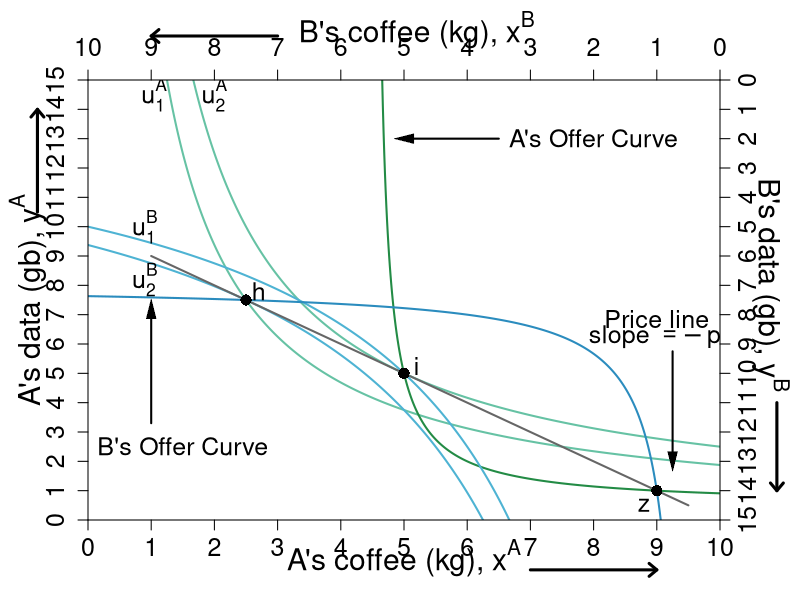

Recreate this plot in R.
#' Graph Designer: Simon Halliday, Scott Cohn
#' Authors: Bowles and Halliday
#' Title: Coordination, Conflict and Competition: A Text in Microeconomics

library("shape")

pdf(file = "what_can_markets_do/property_walras_baseline.pdf", width = 9, height = 7)

# Set parameters for graphics
axislabelsize <- 1.8
labelsize <- 1.5
namesize <- 1.8
annotatesize <- 1.5
graphlinewidth <- 2
segmentlinewidth <- 1.5

COL <- c("#7fc97f", "#beaed4", "#fdc086", "#ffff99", "#386cb0", "#f0027f", "#bf5b17", "#666666")
COLA <- c("#e0f3db", "#99d8c9","#66c2a4","#41ae76", "#238b45", "#005824")
COLB <- c("#c6dbef", "#4eb3d3", "#2b8cbe", "#0868ac","#084081")
COLC <- c("#fcfbfd", "#efedf5", "#dadaeb", "#bcbddc", "#9e9ac8", "#807dba", "#6a51a3", "#54278f", "#3f007d")
grays <- gray.colors(25, start = 1, end = 0, alpha = 1)


uA <- function(xA, yA, alpha = 0.5){
  ((xA)^alpha)*((yA)^(1 - alpha))
}

uB <- function(xA, yA, alpha = 0.5){
  ((10-xA)^alpha)*((15-yA)^(1 - alpha))
}

indiffcurveA1 <- function(x, U = 4, A = 1, a = 0.5) {
  ((((U-2)/A)*(1/x)^a)^(1/(1-a)))
}

indiffcurveA2 <- function(x, U = 4, A = 1, a = 0.5) {
  (((U/A)*(1/x)^a)^(1/(1-a)))
}

indiffcurveA3 <- function(x, U = 5.715476, A = 1, a = 0.5) {
  (((U/A)*(1/x)^a)^(1/(1 - a)))
}

indiffcurveA4 <- function(x, U = 6.984164, A = 1, a = 0.5) {
  ((((U)/A)*(1/x)^a)^(1/(1 - a)))
}

paretoEC <- function(x) {
  (3/2)*x
}

OfferCurveA <- function(x) {
  # x/(x  - 4)
  x / (2*x - 9)
}

PriceLine <- function(x, intercept = 10, slope = 1) {
  intercept - slope*x 
}

mrsplot <- function(x) {
  (13/2)*(x/(9 - x)^2)
  
}

OfferCurveB <- function(x) {
  #15 - (14/2)*(10 - x)/(9 - x)
  (145 - 16*x) / (19 - 2*x)
}

WalrasPrice <- function(x) {
  14 - (3/2)*x
}

#Deriving the offer curves: let py = 1
#wA = 8px + 2py = 8px + 2; Demand: x = w/2px => x = 4 + 1/px => px = 1/(x - 4)
#Offer curve is y = px*x => (1/(x-4))*x = x/(x-4) defined for x neq 4
#wA = 2px + 13py = 2px + 13; Demand: x = w/2px => x = 1 + 13/2px => px = 13/2(x - 1)
#B's Offer curve is y = px*x => (13/2)(1/(x-1))*x = (13/2)(x/(x-1)
#Therefore in terms of yA and xA:
#15 - y = (13/2)*(10 - x)/(10 - x - 1)
#Therefore y = 15 - (13/2)*(10-x)/(9 - x) defined for x neq 9
#The tangency of the indifference curve and the offer curve gives mrsplot
#Where mrsplot equals that offer curve, we get x = (3/17)*(51 - sqrt(221)) = 6.376576; 
#So y = 6.022321; therefore u = (6.376576^0.5)*(6.022321^0.5)

indiffcurveBneg1 <- function(x, U = 5.09, A = 1, a = 0.5) {
  15 - (((U/A)*(1/(10 - x))^a)^(1/(1-a)))
}

indiffcurveBneg2 <- function(x, U = 6.531973, A = 1, a = 0.5) {
  15 - (((U/A)*(1/(10 - x))^a)^(1/(1-a)))
}

#Aisha happens to have found 8 apples and 2 oranges, 
#and Betty happens to have found 2 apples and 13 oranges. 
#Aisha's utility (8^0.5)*(2^0.5) = 4
#Betty's utility (2^0.5)*(13^0.5) = 5.09



par(mar =  c(4, 4.4, 4, 4))
xlims <- c(0, 10)
ylims <- c(0, 15)
xlims2 <- c(10, 0)
ylims2 <- c(15, 0)

plot(0, 0, xlim = xlims, ylim = ylims, type = "n",
     xlab = "",
     ylab = "", 
     xaxt = "n", 
     yaxt = "n", 
     cex.lab = axislabelsize, 
     bty = "n",
     xaxs = "i", 
     yaxs = "i")

text(0.5*xlims[2], -1.3, expression(paste("A's coffee (kg), ", x^A)), xpd = TRUE, cex = axislabelsize) 
text(-0.95, 0.5*ylims[2], expression(paste("A's data (gb), ", y^A)), xpd = TRUE, cex = axislabelsize, srt = 90) 


npts <- 500 
npts2 <- 501

#Specify the sequences of points for graphing. 
xx1 <- seq(xlims[1], xlims[2], length.out = npts)
yy1 <- indiffcurveA2(xx1, U = 4, A = 1, a = 0.5)
yy2 <- indiffcurveA2(xx1)

#I need something like xx1 with npts for 
xx2 <- seq(4.5, xlims[2], length.out = npts)
xx3 <- seq(xlims[1], 9.1, length.out = npts)
xx4 <- seq(1, 9.5, length.out = npts)

#Draw the lines for the graphs

lines(xx1, indiffcurveA2(xx1, U = uA(5, 5)), col = COLA[3], lwd = graphlinewidth)
lines(xx1, indiffcurveA2(xx1, U = uA(2.5, 7.5)), col = COLA[3], lwd = graphlinewidth)
# 
lines(xx2, OfferCurveA(xx2), col = COLA[5], lwd = graphlinewidth)
# 
# 
lines(xx1, indiffcurveBneg1(xx1, U = uB(2.5, 7.5)), col = COLB[2], lwd = graphlinewidth)
lines(xx1, indiffcurveBneg1(xx1, U = uB(5, 5)), col = COLB[2], lwd = graphlinewidth)
# 
# 
lines(xx4, PriceLine(xx4, intercept = 10, slope = 1), col = COL[8], lwd = graphlinewidth)
# 
lines(xx3, OfferCurveB(xx3), col = COLB[3], lwd = graphlinewidth)

#Customize ticks and labels for the plot
ticksy <- seq(from = 0, to = 15, by = 1)
ylabels <- seq(from = 0, to = 15, by = 1)
ticksx <- seq(from = 0, to = 10, by = 1)
xlabels <- seq(from = 0, to = 10, by = 1)
axis(1, at = ticksx, pos = 0, labels = xlabels, cex.axis = labelsize)
axis(2, at = ticksy, pos = 0, labels = ylabels, las = 0, gap.axis = -1, cex.axis = labelsize)

#Add arrows:
arrows(-0.8, 10.5, -0.8, 14, xpd = TRUE, length = 0.1, angle = 40, lwd = 3)
arrows(7, -1.7, 9, -1.7, xpd = TRUE, length = 0.1, angle = 40, lwd = 3)


# #Annotation of the three graphs and the NE
text(1.05, 14.5, expression(u[1]^A), cex = labelsize)
text(2, 14.5, expression(u[2]^A), cex = labelsize)

points(2.5, 7.5, pch = 16, col = "black", cex = 1.5)
text(2.7, 7.8, expression(h), cex = labelsize)

points(5, 5, pch = 16, col = "black", cex = 1.5)
text(5.2, 5.25, expression(i), cex = labelsize)

text(9, 6.85, expression("Price line"), cex = labelsize)
text(9, 6.25, expression(paste("slope ", phantom() == -p[i])), cex = labelsize)
Arrows(9.25, 5.75, 9.25, 2, col = "black", lty = 1, lwd = 2, arr.type = "triangle", arr.lwd = 0.5)
# 
# #Label B's offer curve
text(1.5, 2.5, expression("B's Offer Curve"), cex = labelsize)
Arrows(1, 3.3, 1, 7.2, col = "black", lty = 1, lwd = 2, arr.type = "triangle", arr.lwd = 0.5)
# 
# # Price Line
text(8, 13, expression(paste("A's Offer Curve")), cex = labelsize)
Arrows(6.5, 13, 5, 13, col = "black", lty = 1, lwd = 2, arr.type = "triangle", arr.lwd = 0.5)


#Set up second axes and labels
par(new = TRUE)

#Use the same x and ylims as previously, but with locations switched
xlims2 <- c(10, 0)
ylims2 <- c(15, 0)

#Leave the ylab and xlab blank to ensure no axes titles
plot(0, 0, xlim = xlims2, ylim = ylims2, type = "n",
     xlab = expression(paste("")),
     ylab = expression(paste("")),
     xaxt = "n", 
     yaxt = "n", 
     cex.lab = 1.3, 
     bty = "n",
     xaxs = "i", 
     yaxs = "i")

#Set up axes at sides 3 and 4 (top and right)
axis(side = 3, at = ticksx, pos = 0, labels = xlabels, cex.axis = labelsize)
axis(side = 4, at = ticksy, pos = 0, labels = ylabels, las = 0, gap.axis = -1,  cex.axis = labelsize)
text(4.8, -1.7, expression(paste("B's coffee (kg), ", x^B)), xpd = TRUE, cex = axislabelsize) 
text(-0.8, 7, expression(paste("B's data (gb), ", y^B)), xpd = TRUE, cex = axislabelsize, srt = 270) 

#Add arrows:
arrows(-0.9, 11, -0.9, 14, xpd = TRUE, length = 0.1, angle = 40, lwd = 3)
arrows(7, -1.5, 9, -1.5, xpd = TRUE, length = 0.1, angle = 40, lwd = 3)


#Functions for B's indifference curves
indiffcurveB1 <- function(x, U = 5.09, A = 1, a = 0.5) {
  ((((U-2)/A)*(1/x)^a)^(1/(1-a)))
}

indiffcurveB2 <- function(x, U = 5.09, A = 1, a = 0.5) {
  (((U/A)*(1/x)^a)^(1/(1-a)))
}

indiffcurveB3 <- function(x, U = 5.703502, A = 1, a = 0.5) {
  ((((U)/A)*(1/x)^a)^(1/(1-a)))
}

indiffcurveB4 <- function(x, U = 8.244574, A = 1, a = 0.5) {
  ((((U)/A)*(1/x)^a)^(1/(1-a)))
}



#Label B's indifference curves
text(9.1, 5.0, expression(u[1]^B), cex = labelsize)
text(9.1, 6.8, expression(u[2]^B), cex = labelsize)


#Add a point for the initial endowment
points(1, 14, pch = 16, col = "black", cex = 1.5)
text(1.2, 14.5, expression(z), cex = labelsize)




#Label a point on the middle of the curve
#points(5, 7.5, pch = 16, col = "black", cex = 1.5)
#text(5, 7, expression(i))

#(5^0.5)*(7.5^0.5) = 6.123724

#Add point for comparison to participation constraint
#points(6.2, 1.55, pch = 16, col = "black", cex = 1.5)
#text(6.1, 1.2, expression(d))


#Calculate TIOLI power allocation for B
#mrs(x,y) => pareto efficient curve is (3/2)x = y
#A's initital utility is 4 = u(8,2) = (8^0.5)*(2^0.5)
#Therefore substitute in the contract curve u_e^A = 4 = (x^A)^(0.5)(3/2*x^A)^0.5
# => x^A = 4/((3/2)^0.5) = 3.27 => x^B = 6.73
# => y^A = 3/2(x^A) = 4.9 => y^B = 10.1

#Add point g for B's TIOLI power
# points(6.73, 10.1, pch = 16, col = "black", cex = 1.5)
# text(6.73, 10.6, expression(g))

#Calculate TIOLI power allocation for A
#mrs(x,y) => pareto efficient curve is (3/2)x = y
#A's initital utility is 4 = u(8,2) = (8^0.5)*(2^0.5)
#Therefore substitute in the contract curve u_e^A = 4 = (x^A)^(0.5)(3/2*x^A)^0.5
# => x^B = 5.09/((3/2)^0.5) = 4.16 => x^A = 5.84
# => y^B = 3/2(x^B) = 6.23 => y^A = 8.77 
#=> u^A = (5.84^0.5)*(8.77^0.5) = 7.156591
#Add point f for A's TIOLI power
# points(4.16, 6.23, pch = 16, col = "black", cex = 1.5)
# text(4.16, 5.8, expression(f))



dev.off()
